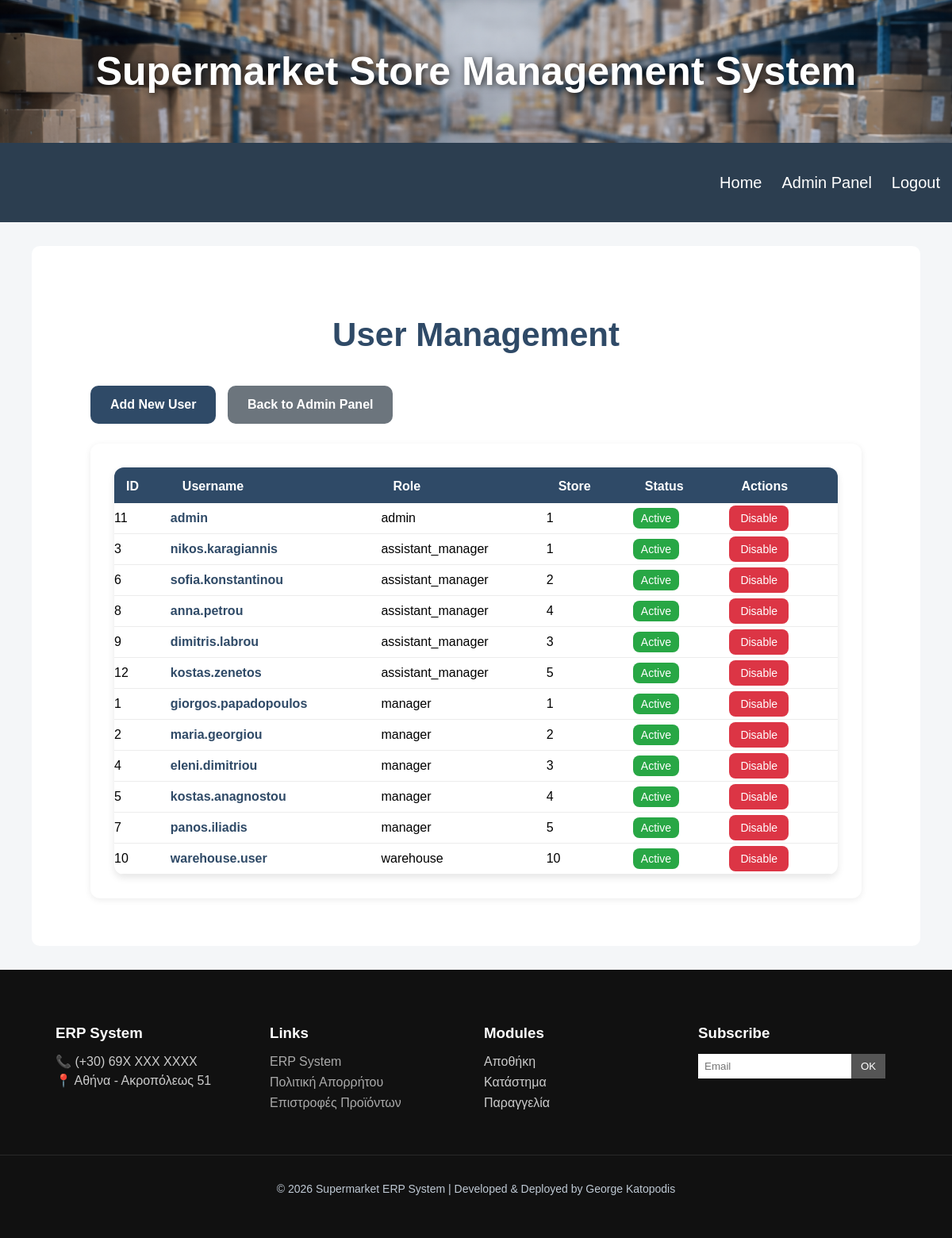
The app's page /admin/users (signed in), older data.
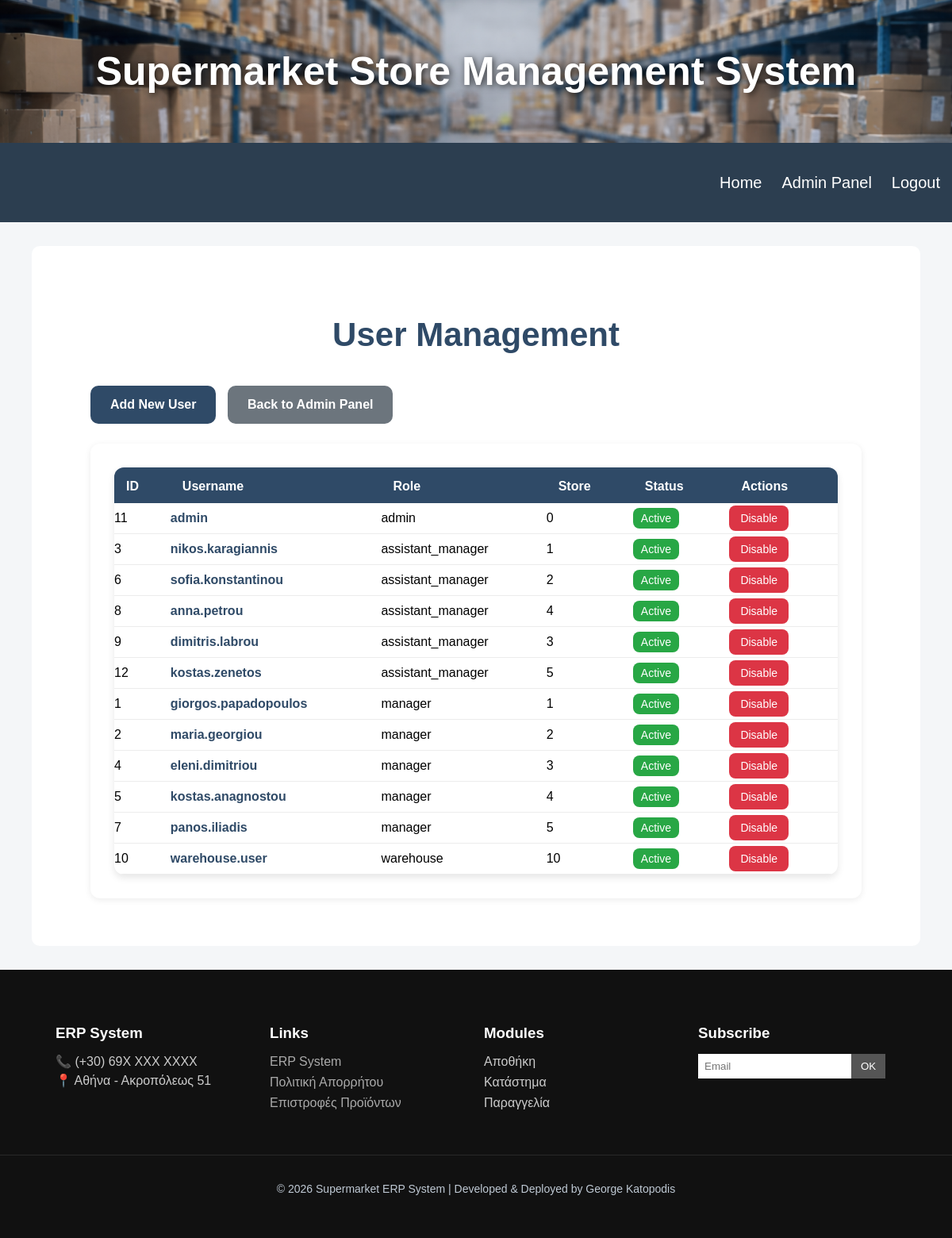
The same page, newer data.
### tables this page shows
CREATE TABLE users (
    user_id INTEGER PRIMARY KEY AUTOINCREMENT,
    store_id INTEGER NOT NULL,
    username VARCHAR(50) NOT NULL,
    password VARCHAR(255) NOT NULL,
    role VARCHAR(20) NOT NULL, email VARCHAR(100), is_active INTEGER DEFAULT 1,
    FOREIGN KEY (store_id) REFERENCES stores(store_id)
);

### app.py (the view)
@app.route("/admin/users")
def manage_users():
    if "user" not in session:
        return redirect(url_for("login"))
    if session.get("role") != "admin":
        flash("Access denied", "error")
        return redirect(url_for("home"))
    connection = sqlite3.connect(DATABASE_PATH)
    connection.row_factory = sqlite3.Row
    cursor = connection.cursor()
    cursor.execute("""
        SELECT
            user_id,
            username,
            role,
            store_id,
            is_active
        FROM users
        ORDER BY role
    """)
    users = cursor.fetchall()
    connection.close()
    return render_template("manage_users.html", users=users)

### templates/manage_users.html
{% extends "base.html" %}
{% block content %}
<div class="admin-container">
    <h1 class="admin-title">User Management</h1>
    <a href="{{ url_for('add_user') }}" class="admin-btn">
        Add New User
    </a>
    <a href="{{ url_for('admin_panel') }}" class="admin-btn back-btn">
        Back to Admin Panel
    </a>
    <div class="table-container">
        <table class="users-table">
            <thead>
                <tr>
                    <th>ID</th>
                    <th>Username</th>
                    <th>Role</th>
                    <th>Store</th>
                    <th>Status</th>
                    <th class="actions-column">Actions</th>
                </tr>
            </thead>
            <tbody>
                {% for user in users %}
                <tr>
                    <td>{{ user.user_id }}</td>
                    <td>    <a href="{{ url_for('edit_user', user_id=user.user_id) }}"
                            class="user-link">{{ user.username }} </a>
                    </td>
                    <td>{{ user.role }}</td>
                    <td>{{ user.store_id }}</td>
                    <td>
                        {% if user.is_active == 1 %}
                            <span class="active-badge">Active</span>
                        {% else %}
                            <span class="inactive-badge">Inactive</span>
                        {% endif %}
                    </td>
                    <td class="actions-cell">
                        {% if user.is_active == 1 %}
                            <a href="{{ url_for('disable_user', user_id=user.user_id) }}"
                               class="disable-btn">
                               Disable
                            </a>
                        {% else %}
                            <a href="{{ url_for('enable_user', user_id=user.user_id) }}"
                               class="enable-btn">
                               Enable
                            </a>
                        {% endif %}
                    </td>
                </tr>
                {% endfor %}
            </tbody>
        </table>
    </div>
</div>
{% endblock %}

### templates/base.html (shortened to what this page needs)
<!DOCTYPE html>
<html lang="en">
<head>
    <link rel="stylesheet" href="{{ url_for('static',  filename='style.css') }}">
    <link rel="stylesheet" href="{{ url_for('static', filename='admin.css') }}">
    <link rel="stylesheet" href="{{ url_for('static',  filename='forms.css') }}">
</head>
<body>
<div class="background">
    <h2 class="title" id="first">Supermarket Store Management System</h2>
</div>
    <div class="navbar">
            <a href="{{ url_for('home') }}"
               class="{% if request.endpoint == 'home' %}active{% endif %}">Home</a>
                {% if "user" in session %}
                    {% if session["role"] == "warehouse" %}
                        <a href="{{ url_for('products') }}"
                           class="{% if request.endpoint == 'products' %}active{% endif %}">Products</a>
                        <a href="{{ url_for('logout') }}">Logout</a>
                    {% elif session["role"] == "admin" %}
                        <a href="{{ url_for('admin_panel') }}">Admin Panel</a>
                        <a href="{{ url_for('logout') }}">Logout</a>
                    {% else %}
                        <a href="{{ url_for('dashboard') }}"
                           class="{% if request.endpoint == 'dashboard' %}active{% endif %}">Control Panel</a>
                        <a href="{{ url_for('orders') }}" class="{% if request.endpoint == 'orders' %}active{% endif %}">Orders</a>
                        <a href="{{ url_for('logout') }}">Logout</a>
                    {% endif %}
                {% else %}
                    <a href="{{ url_for('login') }}">
                        Login
                    </a>
                {% endif %}
    </div>
    <div class="container">
        {% block content %}
        {% endblock %}
    </div>
    <footer class="footer">
        <div class="footer-container">
            <div class="footer-col">
                <h3>ERP System</h3>
                <p>📞 (+30) 69X XXX XXXX</p>
                <p>📍 Αθήνα - Ακροπόλεως 51</p>
            </div>
            <div class="footer-col">
                <h3>Links</h3>
                <ul>
                    <li><a href="{{ url_for('static', filename='documents/erp_system.pdf')}}" target="_blank">ERP System</a></li>
                    <li><a href="{{ url_for('static', filename='documents/privacy_policy.pdf')}}" target="_blank">Πολιτική Απορρήτου</a></li>
                    <li><a href="{{ url_for('static', filename='documents/returns_policy.pdf')}}" target="_blank">Επιστροφές Προϊόντων</a></li>
                </ul>
            </div>
            <div class="footer-col">
                <h3>Modules</h3>
                <ul>
                    <li onclick="openModal('warehouse')">Αποθήκη</li>
                    <li onclick="openModal('store')">Κατάστημα</li>
                    <li onclick="openModal('orders')">Παραγγελία</li>
                </ul>
            </div>
            <div class="footer-col">
                <h3>Subscribe</h3>
                <div class="newsletter">
                    <input type="email" placeholder="Email">
                    <button>OK</button>
                </div>
            </div>
        </div>
        <div class="footer-bottom">
            <p>
                © 2026 Supermarket ERP System |
                Developed & Deployed by George Katopodis
            </p>
        </div>
    </footer>
</body>
</html>

### static/style.css (style rules this page uses)
body { font-family: 'Gill Sans', 'Gill Sans MT', Calibri, 'Trebuchet MS', sans-serif; margin: 0; background-color: #f4f6f8; min-height: 100vh; display: flex; flex-direction: column; }
.title { text-align: center; font-size: 50px; color: white; text-shadow: 2px 2px 8px rgba(0,0,0,0.7); font-weight:bold; }
.background { background-image: url('images/warehouse2.png'); background-size: cover; background-position: center; height: 180px; display: flex; align-items: center; justify-content: center; }
.navbar { display: flex; justify-content: flex-end; padding: 15px; gap: 25px; background-color: #2c3e50; height: 70px; align-items: center; }
.navbar a { text-decoration: none; font-size: 20px; color: white; }
.container { width: 90%; margin: 30px auto; background: white; padding: 20px; border-radius: 10px; display: flex; flex-wrap: wrap; align-items: center; justify-content: center; gap: 20px; flex:1; }
.footer { background-color: #111; color: #ccc; padding: 40px 0; margin-top: auto; }
.footer-container { width: 90%; margin: auto; display: flex; justify-content: space-between; flex-wrap: wrap; }
.footer-col { flex: 1; min-width: 220px; margin: 10px; }
.footer-col h3 { color: white; margin-bottom: 15px; }
.footer-col p { margin: 5px 0; }
.footer-col ul { list-style: none; padding: 0; }
.footer-col ul li { margin-bottom: 8px; }
.footer-col ul li a { text-decoration: none; color: #aaa; transition: 0.3s; }
.newsletter { display: flex; margin-bottom: 15px; }
.newsletter input { padding: 8px; border: none; outline: none; }
.newsletter button { padding: 8px 12px; background-color: #555; color: white; border: none; cursor: pointer; }
.footer-col li { cursor: pointer; transition: 0.2s ease; }
.footer-bottom { border-top: 1px solid rgba(255,255,255,0.1); margin-top: 30px; padding-top: 20px; text-align: center; font-size: 14px; color: #bfc9d4; }

### static/admin.css (style rules this page uses)
.admin-container { width: 90%; margin: 40px auto; }
.admin-title { font-size: 42px; color: #2f4a67; margin-bottom: 40px; text-align: center; }
.admin-btn { background-color: #2f4a67; color: white; padding: 15px 25px; border-radius: 10px; text-decoration: none; transition: 0.3s; font-weight: bold; display: inline-block; margin-bottom: 25px; }
.users-table { width: 100%; border-collapse: collapse; background-color: white; border-radius: 12px; overflow: hidden; box-shadow: 0px 4px 10px rgba(0,0,0,0.1); }
.users-table th { background-color: #2f4a67; color: white; }
.users-table td { border-bottom: 1px solid #ddd; }
.users-table th, .users-table td { padding: 15px; text-align:left; vertical-align: middle; }
.active-badge { background-color: #28a745; color: white; padding: 5px 10px; border-radius: 8px; font-size: 14px; }
.disable-btn { background-color: #dc3545; color: white; padding: 8px 14px; border-radius: 8px; text-decoration: none; font-size: 14px; transition: 0.3s; }
.back-btn { background-color: #6c757d; margin-left: 10px; }
.table-container { overflow-x: auto; }
.user-link { color: #2f4a67; text-decoration: none; font-weight: bold; transition: 0.3s; }

### static/forms.css (style rules this page uses)
.table-container { background-color: white; padding: 30px; border-radius: 12px; box-shadow: 0 2px 8px rgba(0,0,0,0.08); min-width: 500px; }
.table-container table { width: 100%; border-collapse: collapse; }
.table-container th { text-align: left; padding-bottom: 12px; }
.table-container td { padding: 10px 0; border-bottom: 1px solid #ececec; }
.table-container tbody tr { transition: background-color 0.2s ease; }

Row changes from the older to the newer data that the page shows:
changed users "admin": store_id "1" → "0"
